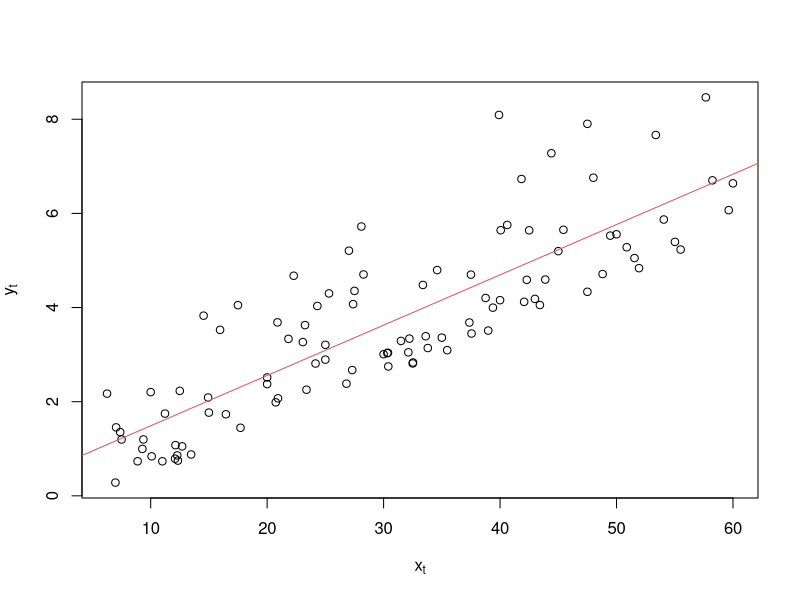
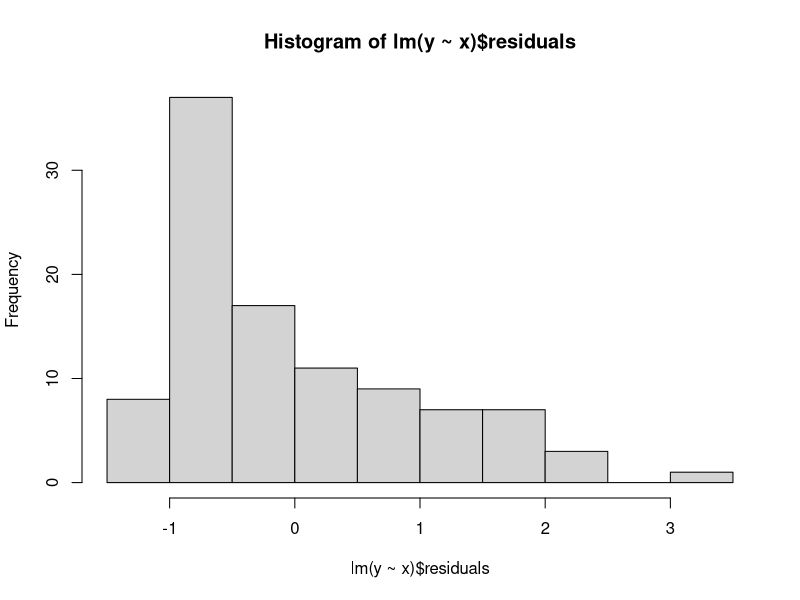
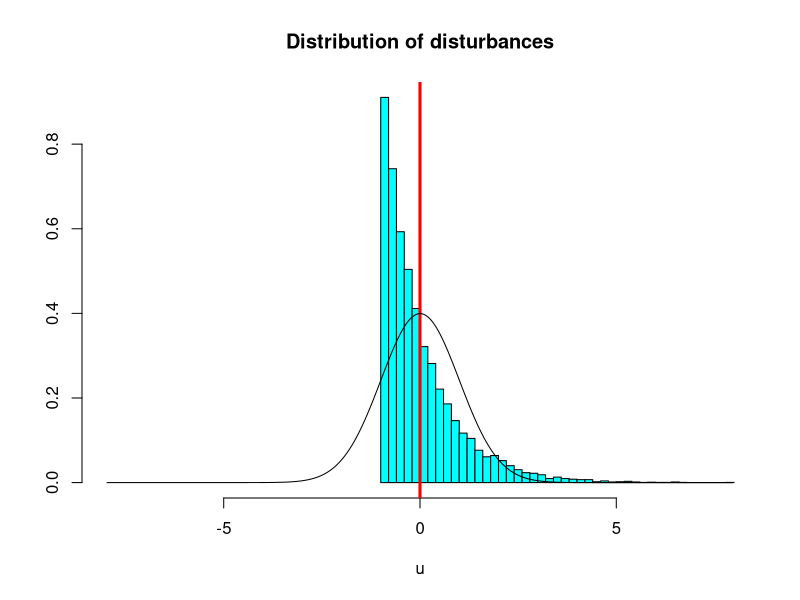
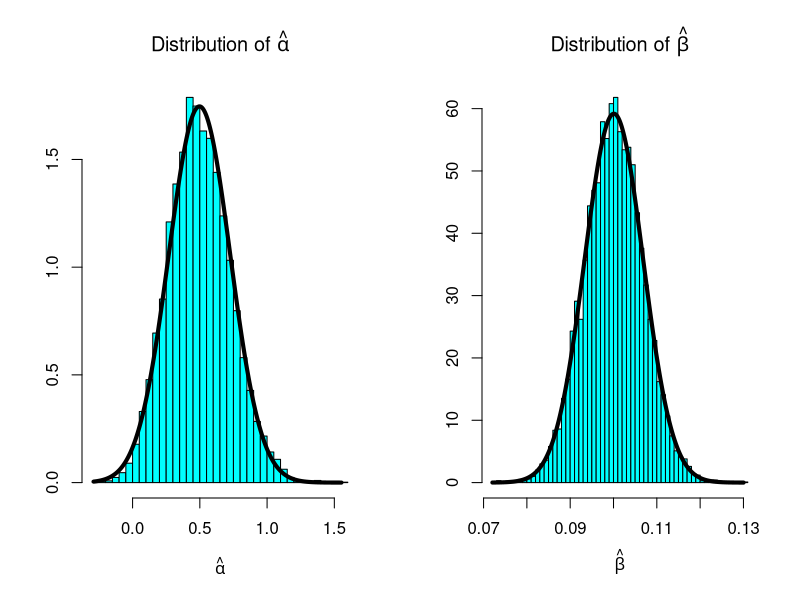

Reproduce these figures in R, in order.
# Illustration of the distribution of the OLS
# estimators in case of non-normal disturbances

library(MASS)

N <- 10000 # number of simulation runs
adach <- rep(NA,N)
bdach <- rep(NA,N)

uu <- function(n) return(rexp(n,rate=1)-1) # shifted exponential distribution
#uu <- function(n) return((runif(n)<0.5)*2-1) # two point distribution on -1 and +1
#uu <- function(n) return(rt(n,df=3)) # t-distribution with df=3 degrees of freedom

n <- 100
x <- c(10,30,50,25,7.50,42.50,35,40,25,12.50,60,47.50,45,27.50,15,20,47.50,32.50,37.50,20)
if(n>20) x <- c(x,(runif(n-20)*55+5))

for(i in 1:N) {
  
  u <- uu(n)
  y <- 0.5+0.1*x+u
  
  Sxy <- sum((x-mean(x))*(y-mean(y)))
  Sxx <- sum((x-mean(x))^2)
  
  bdach[i] <- Sxy/Sxx
  adach[i] <- mean(y)-bdach[i]*mean(x)
}  

plot(x, y, xlab = expression(x[t]), ylab = expression(y[t]))
abline(lm(y~x), col = 2)
hist(lm(y~x)$residuals)

u <- uu(10000)
truehist(u,main="Distribution of disturbances",xlim=c(-max(u),max(u)))
abline(v=0,col="red",lwd=3)
g <- seq(-max(u),max(u),length=300)
lines(g,dnorm(g,mean=mean(u),sd=sd(u)))
aux <- locator(1)

windows(10,6)
par(mfrow=c(1,2))

truehist(adach,main=expression("Distribution of "*hat(alpha)),
         xlab = expression(hat(alpha)))
g <- seq(min(adach),max(adach),length=300)
lines(g,dnorm(g,mean=mean(adach),sd=sd(adach)),lwd=4)

truehist(bdach,main=expression("Distribution of "*hat(beta)),
         xlab = expression(hat(beta)))
g <- seq(min(bdach),max(bdach),length=300)
lines(g,dnorm(g,mean=mean(bdach),sd=sd(bdach)),lwd=4)
